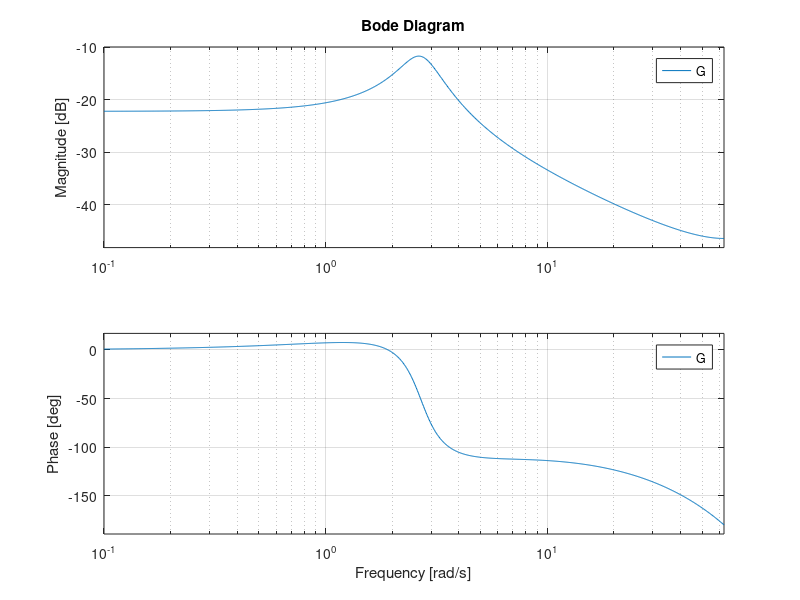
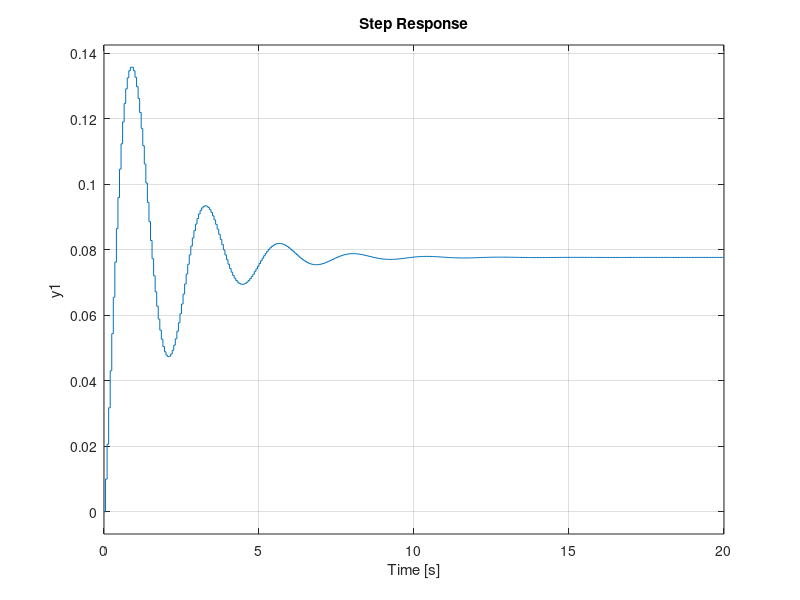
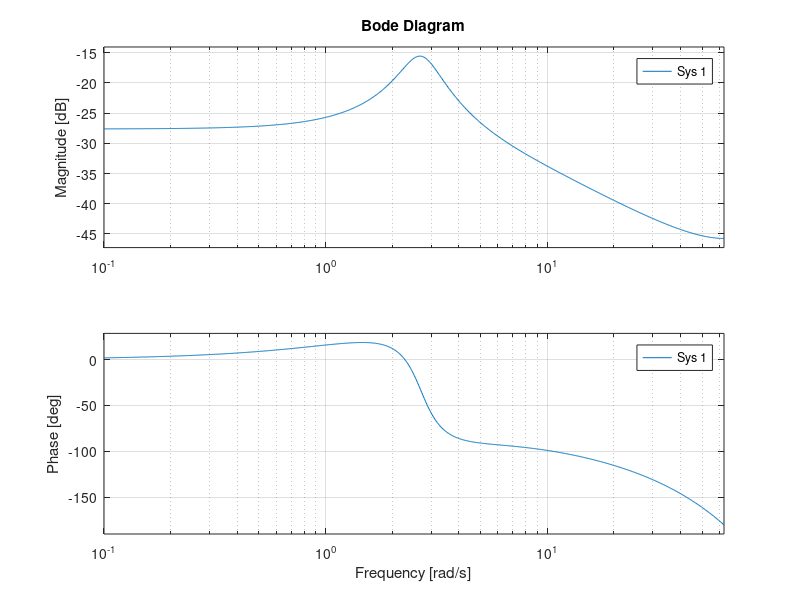
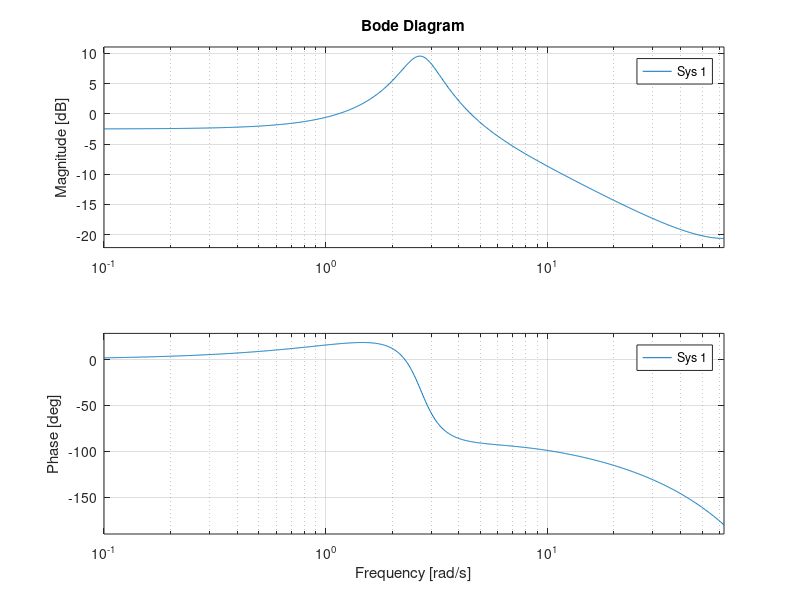

These charts were generated, in order, by the following MATLAB code:
tfinal=3;
T = 0.05;

a1 = -1.92894;
a0 = 0.946607;
b1 = 0.00998879;
b0 = -0.00861729;

G = tf([0 b1 b0], [1 a1 a0], T);

bode(G);
figure(2)
step(G);

% lead compensator
Dlead = tf([1, -0.85], [1, -0.72], T);
Klead = 18;

% zero-placement
target_bandwidth = 4.5;
lag_zero = 1 - rad2deg(target_bandwidth*T)/500;
lag_zero = 0.85;
target_dc_loop_gain = 99;
p = 1 - (1 - lag_zero)*Klead*dcgain(Dlead)*dcgain(G)/target_dc_loop_gain;
Dlag = tf([1, -lag_zero], [1, -p], T);
achieved_dc_loop_gain = dcgain(Klead*Dlag*Dlead*G);

fprintf('Lag compensator zero = %.6f, pole p = %.6f\n', lag_zero, p);

figure(3)
bode(Dlead*G);
figure(4)

figure(5)
bode(Klead*Dlead*G);
figure(6)
step(Klead*Dlead*G/(1 + 18*Dlead*G));

figure(7)
bode(Dlag*Klead*Dlead*G);
figure(8)
step(Dlag*Klead*Dlead*G/(1 + Dlag*Klead*Dlead*G));
